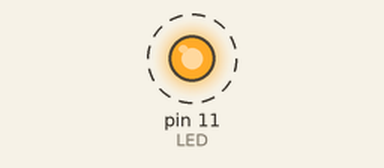
Simulated run of this sketch. Board: Arduino Uno, built with avr-gcc and run on an emulated ATmega328P. Parts: output pins drawn as LEDs (lit = HIGH). Dashed ring = blinking.

Above: at 0.2 s.
Timing chart, 0 to 3.0 s (numbered marks = the images above):
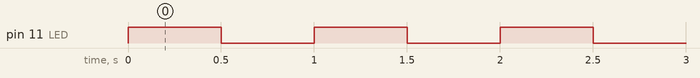

Measured:
- by itself, pin 11 (LED): alternates HIGH for 0.50 s and LOW for 0.50 s

The sketch:

01_led_vilkuv.ino
```cpp
// näide milles paneme ledi vilkuma. See on sama kui miski vidin sisse välja lülitada.
#define aeg 500
#define LED 11

void setup() {
  // put your setup code here, to run once:
  pinMode(LED, OUTPUT);
}

void loop() {
  // put your main code here, to run repeatedly:
  digitalWrite(LED, HIGH);
  delay(aeg);
  digitalWrite(LED, LOW);
  delay(aeg);
}
```
